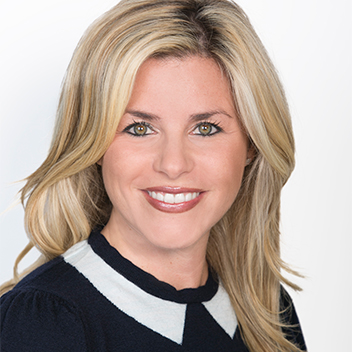
%> input picture pset2/base_code/img1.jpg, 352 x 352 px
$ octave --eval "myfunction4('img1.jpg');"   (GNU Octave 9; MATLAB toolbox functions it lacks are replaced by stand-ins)
%> lines starting %> are read from the running program, lines starting %| are printed output that depends on the picture

function myfunction4(A)
%> called with A = 'img1.jpg'
img = imread(A);
%> img is the input picture: size 352x352x3 uint8; mean R, G, B 181.7, 164.2, 154.7
[a,b,c] = size(img);
%> a = 352; b = 352; c = 3
b
%> b = 352
horizontal = fspecial('sobel');
doubleA = im2double(img);
imshow(doubleA)
size(doubleA)
%> ans = [352 352 3]
vertical = horizontal';
for i = 1: ceil(b * 0.4)
    g_x = imfilter(doubleA, horizontal);
    g_y = imfilter(doubleA, vertical);
    g_squared = g_x.^2 + g_y.^2;
    min_value = getMinIndex(g_squared);
    doubleA(:,min_value,:)=[];
end
%> this loop made 141 passes
%> min_value on passes 1 to 12: [349 9 9], [348 7 7], [346 10 4], [344 8 8], [342 4 4], [340 340 340], [338 338 338], [338 338 338], [337 337 337], [332 332 334], [333 333 333], [332 332 332]
%> pass 1, in myfunction4, `g_x = imfilter(doubleA, horizontal);`:
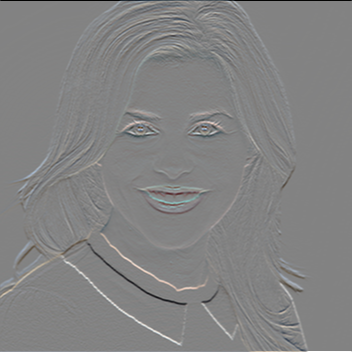
%> g_x: size 352x352x3 double; mean R, G, B 0.00657, 0.00635, 0.00604; drawn with min black and max white
%> pass 1, in myfunction4, `g_y = imfilter(doubleA, vertical);`:
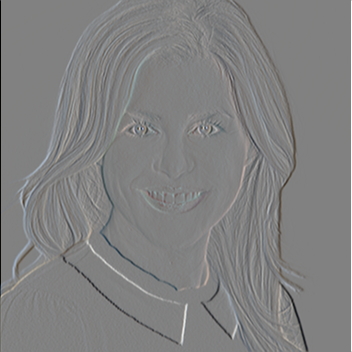
%> g_y: size 352x352x3 double; mean R, G, B -0.00139, -0.00133, -0.00121; drawn with min black and max white
%> pass 1, in myfunction4, `g_squared = g_x.^2 + g_y.^2;`:
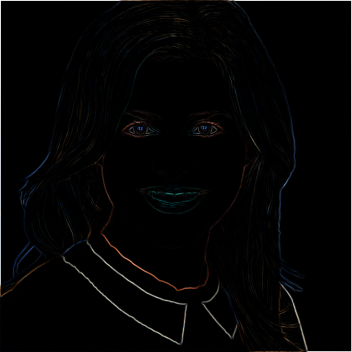
%> g_squared: size 352x352x3 double; mean R, G, B 0.288, 0.286, 0.289; drawn with min black and max white
size(doubleA)
%> ans = [352 17 3]
imshow(doubleA);
end

function idx = getMinIndex(A)
new_matrix = sum(A, 1);
[~, idx] = min(new_matrix);
end
